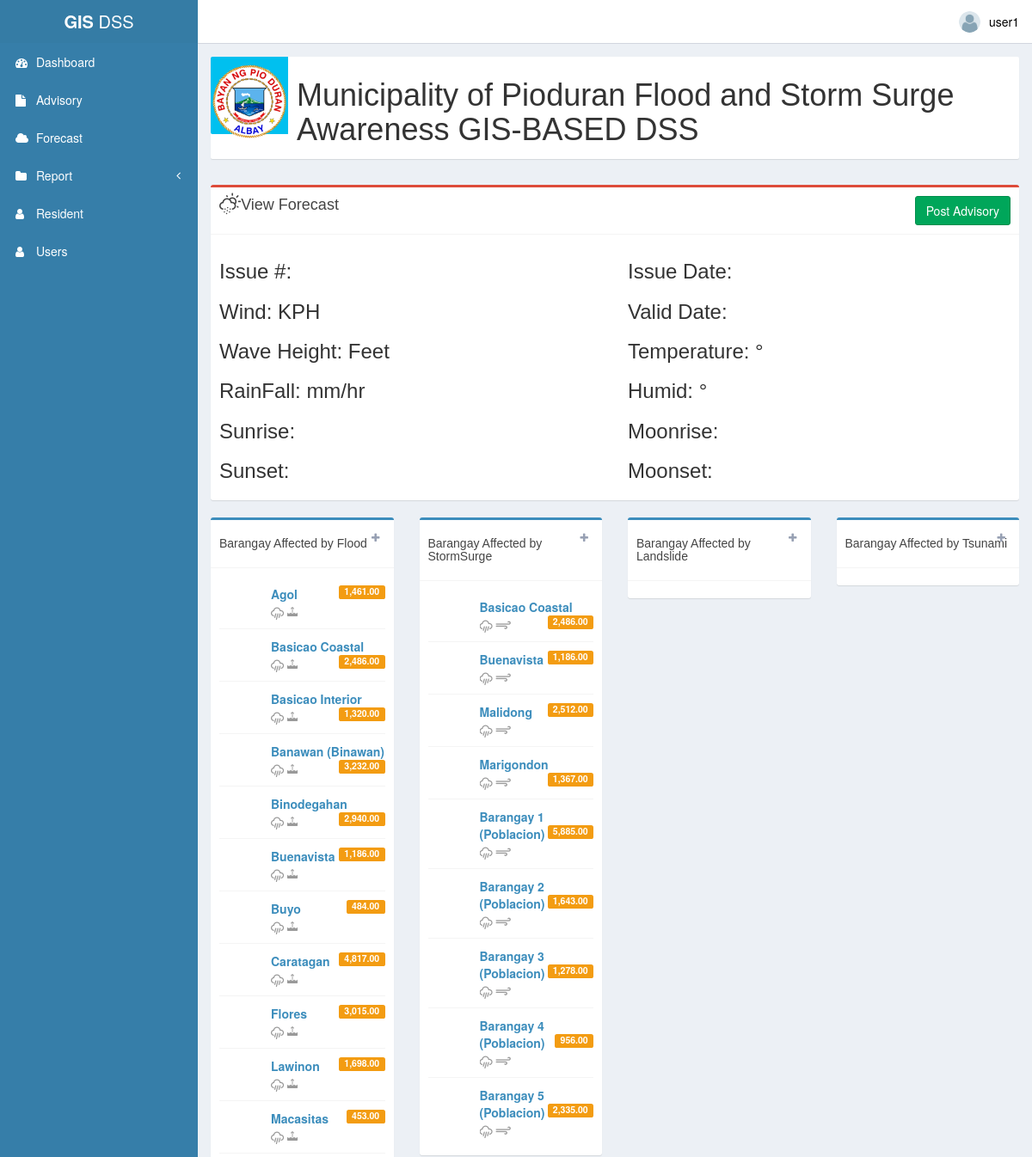
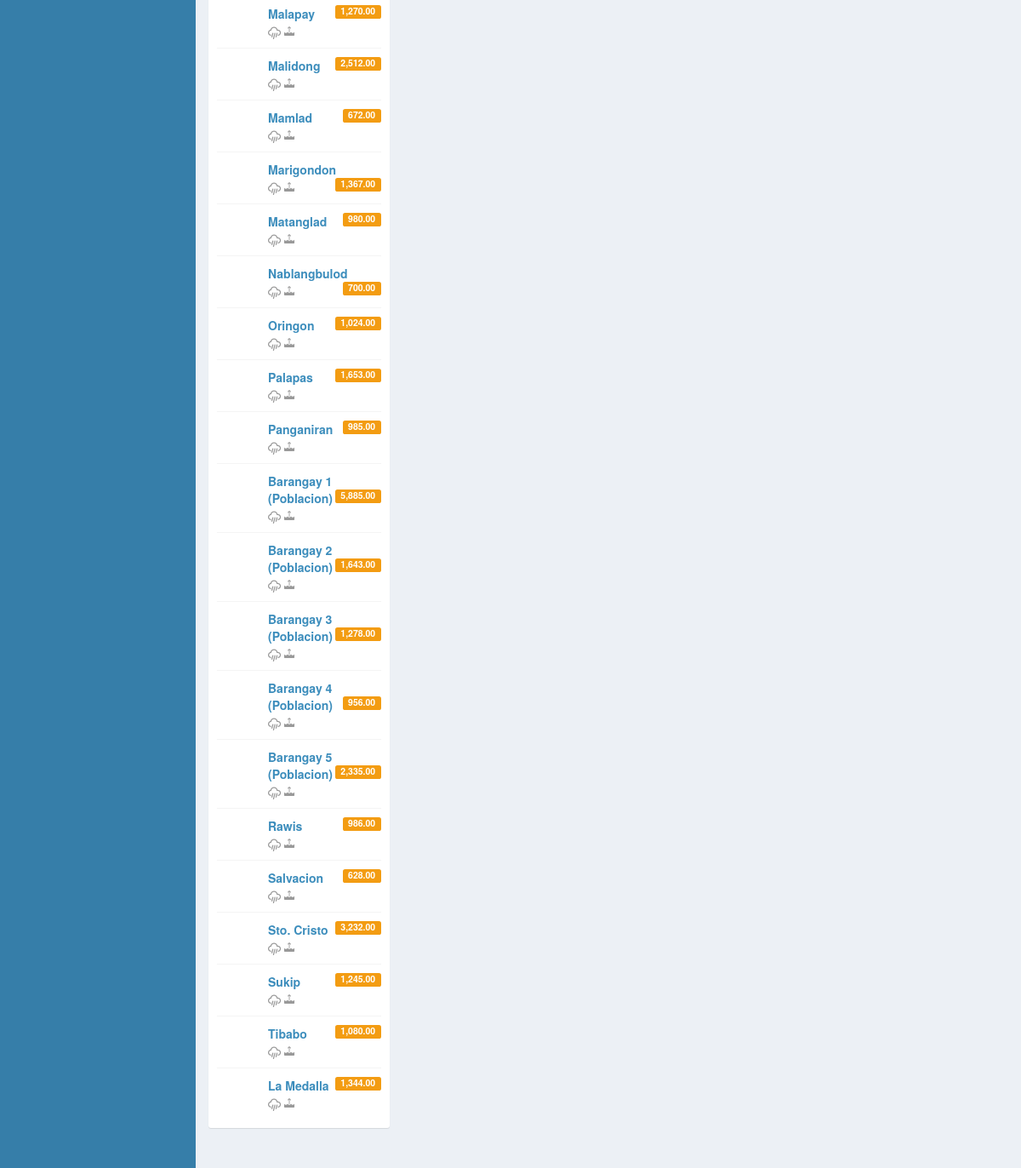
/viewForecast.php (signed in), run on the app's committed database (2 pictures, top to bottom).
### tables this page shows
CREATE TABLE `barangay` (
  `brgy_id` int(11) NOT NULL,
  `brgy_name` varchar(255) NOT NULL,
  `lat` text NOT NULL,
  `longi` text NOT NULL,
  `flood` int(11) NOT NULL,
  `storm_surge` int(11) NOT NULL,
  `tsunami` int(11) NOT NULL,
  `landslide` int(11) NOT NULL,
  `population` decimal(15,2) NOT NULL
);

### core/function.php (called while the page is built, shortened)
<?php
function check_weather_forecast($connect, $issueId){
  $query = "
   SELECT * FROM forecast WHERE forecast_id = :forecast_id
   ";
   $statement = $connect->prepare($query);
   $statement->execute(
    array(
     ':forecast_id' => $issueId
    )
   );
   $dataOutput = array();
   $result = $statement->fetchAll();
   return $dataOutput;
  }
function check_action_plan($connect, $wind, $wave, $rain,$warningID){
  $statement = $connect->prepare("SELECT * FROM action_plan");
  $statement->execute();
  $result1 = $statement->fetchAll();
  foreach($result1 as $row1)
  {
    $criteria = explode('-',$row1['criteria']);
    if($row1['warning_plan_id'] == 2 && $warningID== 'storm'){
      if($wave>=@$criteria[1] || $wind>@$criteria[1]){
        $query = 'SELECT * FROM barangay WHERE storm_surge = 1';
        $result2=check_barangay_storm_surge($connect,$query,'storm');
        return $result2;
      }
    }
    if($row1['warning_plan_id'] == 3 && $warningID== 'flood'){
      if($rain>=@$criteria[1]){
        $query = 'SELECT * FROM barangay WHERE flood = 1';
        $result2=check_barangay_flood($connect,$query,'flood');
        return $result2;
      }
    }
    }
}
function check_barangay_flood($connect, $query,$id){
  $listOutput = array();
  $statement = $connect->prepare($query);
  $statement->execute();
  $result = $statement->fetchAll();
  foreach($result as $row2)
  {
    $listOutput[][$id] = $row2;
  }
  return $listOutput;
}
function check_barangay_storm_surge($connect, $query,$id){
  $listOutput = array();
  $statement = $connect->prepare($query);
  $statement->execute();
  $result = $statement->fetchAll();
  foreach($result as $row2)
  {
    $listOutput[][$id] = $row2;
  }
  return $listOutput;
}
 ?>

### viewForecast.php (the view, shortened to what this page needs)
<?php include 'includes/header.php';
    include 'core/function.php';
?>
   <section class="content">
          <div class="box box-danger">
              <div class="box-header with-border">
                <button type="button" name="button" id="createAdvi"  data-toggle="modal" data-target="#inputAdvisory" class="btn btn-success pull-right">Post Advisory</button>
                <h3 class="box-title"><i class="wi wi-day-snow-wind"></i>View Forecast</h3>
              </div>
              <div class="box-body">
                <div class="row">
                  <?php $forecast=check_weather_forecast($connect, $_GET['forecastID']);
                    ?>
                                <div class="col-xs-6">
                                    <h3>Issue #:<?php echo $forecast["issue_no"]; ?></h3>
                                    <h3>Wind: <?php echo $forecast["wind"]; ?> KPH</h3>
                                    <h3>Wave Height: <?php echo $forecast["wave"]; ?> Feet</h3>
                                    <h3>RainFall: <?php echo $forecast["rain"]; ?> mm/hr</h3>
                                    <h3>Sunrise: <?php echo $forecast["sunrise"]; ?></h3>
                                    <h3>Sunset: <?php echo $forecast["sunset"]; ?></h3>
                              </div>
                                 <div class="col-xs-6">
                                   <h3>Issue Date: <?php echo $forecast["issue_date"]; ?></h3>
                                   <h3>Valid Date: <?php echo $forecast["valid"]; ?></h3>
                                   <h3>Temperature: <?php echo $forecast["temp"]; ?>°</h3>
                                   <h3>Humid: <?php echo $forecast["humid"]; ?>°</h3>
                                   <h3>Moonrise: <?php echo $forecast["moonrise"]; ?></h3>
                                   <h3>Moonset: <?php echo $forecast["moonset"]; ?></h3>
                                 </div>
                  </div>
              </div>
            </div>
            <div class="row">
              <div class="col-md-3 col-sm-6 col-xs-12">
                    <div class="box box-primary">
                      <div class="box-header with-border">
                                <div class="box-title">
                                  <h5>Barangay Affected by Flood</h5>
                                </div>
                                <div class="box-tools pull-right">
                                    <button type="button" class="btn btn-box-tool" data-widget="collapse"><i class="fa fa-plus"></i>
                                    </button><br />
                                </div>
                      </div>
                      <div class="box-body">
                        <ul class="products-list product-list-in-box">
                        <?php
                         $barangay = check_action_plan($connect,$forecast["wind"],$forecast["wave"],$forecast["rain"],'flood');
                          foreach($barangay as $key => $barangays){
                          ?>
                            <li class="item">
                              <div class="product-info">
                                <a href='mapView.php?id=<?php echo $barangays["flood"]["brgy_id"];?>&&bname=<?php echo $barangays["flood"]["brgy_name"];?>&&lat=<?php echo $barangays["flood"]["lat"];?>&&long=<?php echo $barangays["flood"]["longi"];?>&&pop=<?php echo $barangays["flood"]["population"];?>&&dst=f' class="product-title"><?php echo $barangays['flood']['brgy_name']; ?>
                                  <span class="label label-warning pull-right"><?php echo number_format($barangays['flood']['population'],2); ?></span></a>
                                  <span class="product-description">
                                    <i class="wi wi-rain"></i>
                                    <i class="wi wi-flood"></i>
                                  </span>
                              </div>
                            </li>
                          <?php } ?>
                        </ul>
                      </div>
                  </div>
              </div>
              <div class="col-md-3 col-sm-6 col-xs-12">
                      <div class="box box-primary">
                        <div class="box-header with-border">
                                  <div class="box-title">
                                    <h5>Barangay Affected by StormSurge</h5>
                                  </div>
                                  <div class="box-tools pull-right">
                                      <button type="button" class="btn btn-box-tool" data-widget="collapse"><i class="fa fa-plus"></i>
                                      </button><br />
                                    </div>
                        </div>
                        <div class="box-body">
                          <ul class="products-list product-list-in-box">
                          <?php
                          $barangay = check_action_plan($connect,$forecast["wind"],$forecast["wave"],$forecast["rain"],'storm');
                            foreach($barangay as $key => $barangays){
                            ?>
                              <li class="item">
                                <div class="product-info">
                                  <a href='mapView.php?id=<?php echo $barangays["storm"]["brgy_id"];?>&&bname=<?php echo $barangays["storm"]["brgy_name"];?>&&lat=<?php echo $barangays["storm"]["lat"];?>&&long=<?php echo $barangays["storm"]["longi"];?>&&pop=<?php echo $barangays["storm"]["population"];?>&&dst=ss' class="product-title"><?php echo $barangays['storm']['brgy_name']; ?>
                                    <span class="label label-warning pull-right"><?php echo number_format($barangays['storm']['population'],2); ?></span></a>
                                    <span class="product-description">
                                      <i class="wi wi-rain"></i>
                                      <i class="wi wi-strong-wind"></i>
                                    </span>
                                </div>
                              </li>
                            <?php } ?>
                          </ul>
                        </div>
                    </div>
              </div>
              <div class="col-md-3 col-sm-6 col-xs-12">
                    <div class="box box-primary">
                      <div class="box-header with-border">
                                <div class="box-title">
                                  <h5>Barangay Affected by Landslide</h5>
                                </div>
                                <div class="box-tools pull-right">
                                    <button type="button" class="btn btn-box-tool" data-widget="collapse"><i class="fa fa-plus"></i>
                                    </button><br />
                                  </div>
                      </div>
                      <div class="box-body">
                      </div>
                  </div>
              </div>
              <div class="col-md-3 col-sm-6 col-xs-12">
                    <div class="box box-primary">
                      <div class="box-header with-border">
                                <div class="box-title">
                                  <h5>Barangay Affected by Tsunami</h5>
                                </div>
                                <div class="box-tools pull-right">
                                    <button type="button" class="btn btn-box-tool" data-widget="collapse"><i class="fa fa-plus"></i>
                                    </button><br />
                                  </div>
                      </div>
                      <div class="box-body">
                      </div>
                  </div>
              </div>
          </div>
   </section>
<?php
include 'includes/footer.php';
?>

### data on the page
barangay: brgy_name "Agol", population "1,461.00"
barangay: brgy_name "Basicao Coastal", population "2,486.00"
barangay: brgy_name "Basicao Interior", population "1,320.00"
barangay: brgy_name "Banawan (Binawan)", population "3,232.00"
barangay: brgy_name "Binodegahan", population "2,940.00"
barangay: brgy_name "Buenavista", population "1,186.00"
barangay: brgy_name "Buyo", population "484.00"
barangay: brgy_name "Caratagan", population "4,817.00"
barangay: brgy_name "Flores", population "3,015.00"
barangay: brgy_name "Lawinon", population "1,698.00"
barangay: brgy_name "Macasitas", population "453.00"
barangay: brgy_name "Malapay", population "1,270.00"
barangay: brgy_name "Malidong", population "2,512.00"
barangay: brgy_name "Mamlad", population "672.00"
barangay: brgy_name "Marigondon", population "1,367.00"
barangay: brgy_name "Matanglad", population "980.00"
barangay: brgy_name "Nablangbulod", population "700.00"
barangay: brgy_name "Oringon", population "1,024.00"
barangay: brgy_name "Palapas", population "1,653.00"
barangay: brgy_name "Panganiran", population "985.00"
barangay: brgy_name "Barangay 1 (Poblacion)", population "5,885.00"
barangay: brgy_name "Barangay 2 (Poblacion)", population "1,643.00"
barangay: brgy_name "Barangay 3 (Poblacion)", population "1,278.00"
barangay: brgy_name "Barangay 4 (Poblacion)", population "956.00"
barangay: brgy_name "Barangay 5 (Poblacion)", population "2,335.00"
barangay: brgy_name "Rawis", population "986.00"
barangay: brgy_name "Salvacion", population "628.00"
barangay: brgy_name "Sto. Cristo", population "3,232.00"
barangay: brgy_name "Sukip", population "1,245.00"
barangay: brgy_name "Tibabo", population "1,080.00"
barangay: brgy_name "La Medalla", population "1,344.00"

### other printed values
$_SESSION['username'] "user1"
